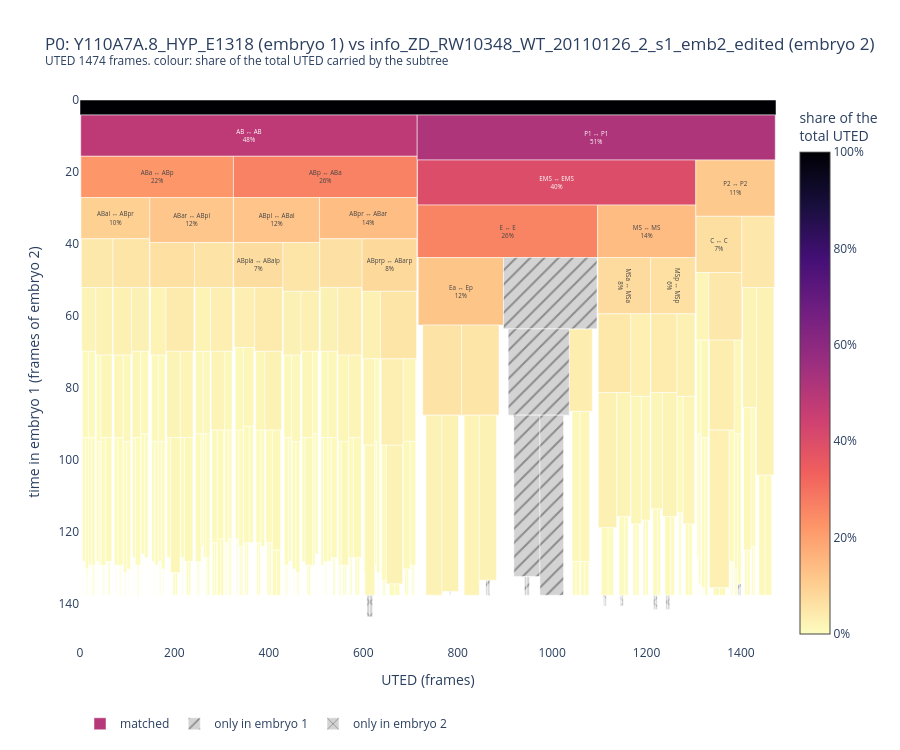

Notebook code cell kept with this figure:
### Markdown cell above
Up to E, the cycles are those of the wild type. The phenotype starts
with the **daughters of E**: Ea and Ep, born around frame 42, normally have
a long cycle (about 34 frames), during which the gut precursors move inside
the embryo at gastrulation. In Y110A7A.8_HYP_E1318 they divide after 18–19
frames, and their daughters keep dividing early.

## UTED through the subtrees

Each matched cell of embryo 1 is a bar whose **width** is the UTED of its
subtree with its partner's subtree, in frames, and whose **height** is its
lifetime in embryo 1. The bars of its daughters are drawn below it;
together they are narrower than their parent by the distance between the
two roots, which is the gap left on each side. The **colour** is the share
of the total UTED carried by the subtree: the subtrees that carry a large
part of the distance stay dark down the tree, and show where the two
lineages deviate. **Hatched** bars are
cells with no match: `///` for cells of embryo 1, and `xxx` for cells of
embryo 2 (drawn with their lifetime in embryo 2).

Hover over a rectangle to see its cells and costs; drag to zoom,
double-click to zoom out.

### Code cell
class ComparisonFigure:
    """Draw a `LineageComparison`: one bar per cell of embryo 1.

    The width of a bar is the UTED of its subtree with its partner's
    subtree, its height the lifetime of the cell in embryo 1. Daughters are
    drawn below their mother, centred, the root cost being the gap left on
    each side. `share`, `enrichment` and `mother` draw the figure with
    different colours.

    Parameters
    ----------
    comparison : LineageComparison
        The comparison to draw.

    Attributes
    ----------
    c : LineageComparison
        The comparison.
    rects : list of dict
        The rectangles to draw, with their position, size, colour values
        and hover text.
    """

    def __init__(self, comparison):
        """Lay out the rectangles of the comparison.

        The parameters are described in the docstring of the class.
        """
        self.c = comparison
        self.rects = []
        self._layout(comparison.root, 0, None)

    def _layout(self, cell, x0, mother_width):
        """Add the rectangle of a cell, then those of its descendants.

        The rectangles of the cells of embryo 2 without partner below the
        partner of the cell come first, then the daughters, side by side.

        Parameters
        ----------
        cell : int
            First node of a cell of embryo 1.
        x0 : float
            Left side of the rectangle.
        mother_width : float or None
            Width of the mother's rectangle, None for the root.
        """
        c = self.c
        top, life = c.time_1(cell), c.lifetime_1(cell)
        share = c.width[cell] / c.total
        cell_share = c.n_cells[cell] / c.cells
        rect = {
            "x0": x0,
            "width": c.width[cell],
            "top": top,
            "height": life,
            "share": share,
            # 1 when the subtree carries the share of the distance its size predicts
            "enrichment": share / cell_share,
            # the root has no mother: neutral
            "share_of_mother": c.width[cell] / mother_width if mother_width else 0.5,
            "root": mother_width is None,
        }
        hover = (
            f"<b>{c.name(cell)}</b><br>"
            f"subtree UTED: {c.width[cell]:.1f} frames<br>"
            f"share of the total: {100 * share:.1f}% for {100 * cell_share:.1f}% "
            f"of the cells ({rect['enrichment']:.2f}× expected)<br>"
        )
        if mother_width:
            hover += f"share of the mother: {100 * rect['share_of_mother']:.0f}%<br>"
        if cell in c.partner:
            partner = c.partner[cell]
            hover += (
                f"root cost: {c.own[cell]:.1f}<br>"
                f"lifetime: {life:.1f} vs {c.lifetime_2(partner):.1f} frames<br>"
                f"born at: {top:.1f} vs {c.time_2(partner):.1f}<br>"
                f"cells in the subtree: {c.n_cells[cell]}"
            )
            kind = "matched"
        else:
            hover += f"born at: {top:.1f}"
            kind = "only in embryo 1"
        rect |= {"kind": kind, "name": c.name(cell), "hover": hover}
        self.rects.append(rect)

        x = x0 + c.own[cell] / 2
        for cell_2 in c.inserted.get(cell, []):
            cost = c.lifetime_2(cell_2)
            self.rects.append(
                {
                    "x0": x,
                    "width": cost,
                    "top": top + life,
                    "height": cost,
                    "kind": "only in embryo 2",
                    "name": c.lT2.labels[cell_2],
                    "hover": (
                        f"<b>{c.lT2.labels[cell_2]}</b>: no match in embryo 1<br>"
                        f"cost: {cost:.1f} frames (its lifetime)<br>"
                        f"born at: {c.time_2(cell_2):.1f} in embryo 2"
                    ),
                }
            )
            x += cost
        for d in sorted(c.daughters_1(cell), key=c.lT1.labels.get):
            self._layout(d, x, c.width[cell])
            x += c.width[d]

    def _bars(self, kind, label=None, **marker):
        """Make one bar trace with the rectangles of a kind.

        Parameters
        ----------
        kind : str
            ``"matched"``, ``"only in embryo 1"`` or ``"only in embryo 2"``.
        label : Callable, optional
            Maps a rectangle to the text written in it, after its name; only
            wide rectangles are labelled.
        **marker
            Passed to the marker of the trace (colour, colour scale...).

        Returns
        -------
        plotly.graph_objects.Bar
            The trace.
        """
        rs = [r for r in self.rects if r["kind"] == kind]
        label_width = 0.06 * self.c.total  # label only the wide bars
        return go.Bar(
            x=[r["x0"] + r["width"] / 2 for r in rs],
            width=[r["width"] for r in rs],
            base=[r["top"] for r in rs],
            y=[r["height"] for r in rs],
            text=[
                f"{r['name']}<br>{label(r)}" if label and r["width"] > label_width else ""
                for r in rs
            ],
            textposition="inside",
            insidetextanchor="middle",
            hovertext=[r["hover"] for r in rs],
            hoverinfo="text",
            name=kind,
            marker=dict(line=dict(width=0.5, color="white"), **marker),
        )

    def plot(self, colour, label, subtitle, **colour_scale):
        """Draw the figure.

        Parameters
        ----------
        colour : Callable
            Maps a rectangle of a matched cell to its colour value.
        label : Callable
            Maps a rectangle to the text written in it.
        subtitle : str
            Explains the colours, below the title.
        **colour_scale
            Colour scale of the matched cells, passed to their marker.

        Returns
        -------
        plotly.graph_objects.Figure
            The figure.
        """
        c = self.c
        matched = [r for r in self.rects if r["kind"] == "matched"]
        fig = go.Figure(
            [
                self._bars(
                    "matched", label, color=[colour(r) for r in matched], **colour_scale
                ),
                self._bars("only in embryo 1", color="lightgrey", pattern=dict(shape="/")),
                self._bars("only in embryo 2", color="lightgrey", pattern=dict(shape="x")),
            ]
        )
        fig.update_layout(
            title=(
                f"{c.cell}: {c.name_1} (embryo 1) vs {c.name_2} (embryo 2)<br>"
                f"<sup>UTED {c.total:.0f} frames. {subtitle}</sup>"
            ),
            xaxis=dict(title="UTED (frames)", range=[0, c.total]),
            yaxis=dict(
                title="time in embryo 1 (frames of embryo 2)", autorange="reversed"
            ),
            barmode="overlay",
            bargap=0,
            uniformtext=dict(minsize=6, mode="hide"),
            legend=dict(orientation="h", y=-0.12),
            height=750,
            plot_bgcolor="white",
        )
        return fig

    def share(self):
        """Draw the figure coloured by the share of the total UTED of each subtree.

        Returns
        -------
        plotly.graph_objects.Figure
            The figure.
        """
        return self.plot(
            colour=lambda r: 100 * r["share"],
            label=lambda r: f"{100 * r['share']:.0f}%",
            subtitle="colour: share of the total UTED carried by the subtree",
            colorscale="Magma",
            reversescale=True,
            cmin=0,
            cmax=100,
            colorbar=dict(title="share of the<br>total UTED", ticksuffix="%"),
        )

    def enrichment(self):
        """Draw the figure coloured by the share of the UTED over the share of the cells.

        Returns
        -------
        plotly.graph_objects.Figure
            The figure.
        """
        return self.plot(
            colour=lambda r: float(np.clip(np.log2(max(r["enrichment"], 1e-3)), -3, 3)),
            label=lambda r: f"{r['enrichment']:.1f}×",
            subtitle="colour: share of the total UTED ÷ share of the cells (1 = expected)",
            colorscale="RdBu",
            reversescale=True,
            cmin=-3,
            cmax=3,
            colorbar=dict(
                title="UTED share ÷<br>cell share",
                tickvals=[-3, -2, -1, 0, 1, 2, 3],
                ticktext=["1/8", "1/4", "1/2", "1", "2", "4", "8"],
            ),
        )

    def mother(self):
        """Draw the figure coloured by the share of the mother's UTED of each subtree.

        Returns
        -------
        plotly.graph_objects.Figure
            The figure.
        """
        return self.plot(
            colour=lambda r: 100 * r["share_of_mother"],
            label=lambda r: "–" if r["root"] else f"{100 * r['share_of_mother']:.0f}%",
            subtitle="colour: share of the mother's UTED carried by the subtree",
            colorscale="RdBu",
            reversescale=True,
            cmin=0,
            cmax=100,
            cmid=50,
            colorbar=dict(title="share of the<br>mother's UTED", ticksuffix="%"),
        )


figure = ComparisonFigure(comparison)
figure.share().show()

### Figure 1 — Plotly figure (JSON) as saved in the notebook; plotly's stock layout.template omitted (floating-point values rounded to 4 significant figures; data arrays with more than 128 entries replaced by an {"elided": "..."} marker saying what was removed)
{"data": [{"base": {"elided": "341 float values"}, "hoverinfo": "text", "hovertext": {"elided": "341 str values"}, "insidetextanchor": "middle", "marker": {"cmax": 100, "cmin": 0, "color": {"elided": "341 float values"}, "colorbar": {"ticksuffix": "%", "title": {"text": "share of the<br>total UTED"}}, "colorscale": [[0.0, "#000004"], [0.1111, "#180f3d"], [0.2222, "#440f76"], [0.3333, "#721f81"], [0.4444, "#9e2f7f"], [0.5556, "#cd4071"], [0.6667, "#f1605d"], [0.7778, "#fd9668"], [0.8889, "#feca8d"], [1.0, "#fcfdbf"]], "line": {"color": "white", "width": 0.5}, "reversescale": true}, "name": "matched", "text": {"elided": "341 str values"}, "textposition": "inside", "type": "bar", "width": {"elided": "341 float values"}, "x": {"elided": "341 float values"}, "y": {"elided": "341 float values"}}, {"base": [136.6, 136.6, 133.5, 133.5, 43.81, 63.62, 87.61, 132.5, 132.5, 87.61, 134.5, 134.5], "hoverinfo": "text", "hovertext": ["<b>Ealpa (no match)</b><br>subtree UTED: 1.0 frames<br>share of the total: 0.1% for 0.3% of the cells (0.25× expected)<br>share of the mother: 3%<br>born at: 136.6", "<b>Ealpp (no match)</b><br>subtree UTED: 1.0 frames<br>share of the total: 0.1% for 0.3% of the cells (0.25× expected)<br>share of the mother: 3%<br>born at: 136.6", "<b>Earpa (no match)</b><br>subtree UTED: 4.2 frames<br>share of the total: 0.3% for 0.3% of the cells (1.00× expected)<br>share of the mother: 12%<br>born at: 133.5", "<b>Earpp (no match)</b><br>subtree UTED: 4.2 frames<br>share of the total: 0.3% for 0.3% of the cells (1.00× expected)<br>share of the mother: 12%<br>born at: 133.5", "<b>Ep (no match)</b><br>subtree UTED: 198.1 frames<br>share of the total: 13.4% for 3.7% of the cells (3.65× expected)<br>share of the mother: 52%<br>born at: 43.8", "<b>Epl (no match)</b><br>subtree UTED: 129.3 frames<br>share of the total: 8.8% for 1.4% of the cells (6.19× expected)<br>share of the mother: 65%<br>born at: 63.6", "<b>Epla (no match)</b><br>subtree UTED: 55.3 frames<br>share of the total: 3.7% for 0.8% of the cells (4.41× expected)<br>share of the mother: 43%<br>born at: 87.6", "<b>Eplaa (no match)</b><br>subtree UTED: 5.2 frames<br>share of the total: 0.4% for 0.3% of the cells (1.25× expected)<br>share of the mother: 9%<br>born at: 132.5", "<b>Eplap (no match)</b><br>subtree UTED: 5.2 frames<br>share of the total: 0.4% for 0.3% of the cells (1.25× expected)<br>share of the mother: 9%<br>born at: 132.5", "<b>Eplp (no match)</b><br>subtree UTED: 50.1 frames<br>share of the total: 3.4% for 0.3% of the cells (11.99× expected)<br>share of the mother: 39%<br>born at: 87.6", "<b>Cpppa (no match)</b><br>subtree UTED: 3.1 frames<br>share of the total: 0.2% for 0.3% of the cells (0.75× expected)<br>share of the mother: 45%<br>born at: 134.5", "<b>Cpppp (no match)</b><br>subtree UTED: 3.1 frames<br>share of the total: 0.2% for 0.3% of the cells (0.75× expected)<br>share of the mother: 45%<br>born at: 134.5"], "insidetextanchor": "middle", "marker": {"color": "lightgrey", "line": {"color": "white", "width": 0.5}, "pattern": {"shape": "/"}}, "name": "only in embryo 1", "text": ["", "", "", "", "", "", "", "", "", "", "", ""], "textposition": "inside", "type": "bar", "width": [1.043, 1.043, 4.172, 4.172, 198.1, 129.3, 55.28, 5.215, 5.215, 50.06, 3.129, 3.129], "x": [783.6, 784.6, 861.7, 865.9, 996.1, 971.6, 946.6, 944.0, 949.2, 999.3, 1395.0, 1398.0], "y": [1.043, 1.043, 4.172, 4.172, 19.82, 23.99, 44.85, 5.215, 5.215, 50.06, 3.129, 3.129]}, {"base": [137.7, 137.7, 137.7, 137.7, 137.7, 137.7, 137.7, 137.7, 137.7, 137.7], "hoverinfo": "text", "hovertext": ["<b>ABarppapp</b>: no match in embryo 1<br>cost: 6.0 frames (its lifetime)<br>born at: 131.0 in embryo 2", "<b>ABarppapa</b>: no match in embryo 1<br>cost: 6.0 frames (its lifetime)<br>born at: 131.0 in embryo 2", "<b>MSaaaap</b>: no match in embryo 1<br>cost: 3.0 frames (its lifetime)<br>born at: 134.0 in embryo 2", "<b>MSaaaaa</b>: no match in embryo 1<br>cost: 3.0 frames (its lifetime)<br>born at: 134.0 in embryo 2", "<b>MSaapap</b>: no match in embryo 1<br>cost: 3.0 frames (its lifetime)<br>born at: 134.0 in embryo 2", "<b>MSaapaa</b>: no match in embryo 1<br>cost: 3.0 frames (its lifetime)<br>born at: 134.0 in embryo 2", "<b>MSpaaap</b>: no match in embryo 1<br>cost: 4.0 frames (its lifetime)<br>born at: 133.0 in embryo 2", "<b>MSpaaaa</b>: no match in embryo 1<br>cost: 4.0 frames (its lifetime)<br>born at: 133.0 in embryo 2", "<b>MSpapap</b>: no match in embryo 1<br>cost: 4.0 frames (its lifetime)<br>born at: 133.0 in embryo 2", "<b>MSpapaa</b>: no match in embryo 1<br>cost: 4.0 frames (its lifetime)<br>born at: 133.0 in embryo 2"], "insidetextanchor": "middle", "marker": {"color": "lightgrey", "line": {"color": "white", "width": 0.5}, "pattern": {"shape": "x"}}, "name": "only in embryo 2", "text": ["", "", "", "", "", "", "", "", "", ""], "textposition": "inside", "type": "bar", "width": [6.0, 6.0, 3.0, 3.0, 3.0, 3.0, 4.0, 4.0, 4.0, 4.0], "x": [610.7, 616.7, 1110.0, 1113.0, 1146.0, 1149.0, 1217.0, 1221.0, 1243.0, 1247.0], "y": [6.0, 6.0, 3.0, 3.0, 3.0, 3.0, 4.0, 4.0, 4.0, 4.0]}], "layout": {"bargap": 0, "barmode": "overlay", "height": 750, "legend": {"orientation": "h", "y": -0.12}, "plot_bgcolor": "white", "title": {"text": "P0: Y110A7A.8_HYP_E1318 (embryo 1) vs info_ZD_RW10348_WT_20110126_2_s1_emb2_edited (embryo 2)<br><sup>UTED 1474 frames. colour: share of the total UTED carried by the subtree</sup>"}, "uniformtext": {"minsize": 6, "mode": "hide"}, "xaxis": {"range": [0, 1474.0], "title": {"text": "UTED (frames)"}}, "yaxis": {"autorange": "reversed", "title": {"text": "time in embryo 1 (frames of embryo 2)"}}}}
